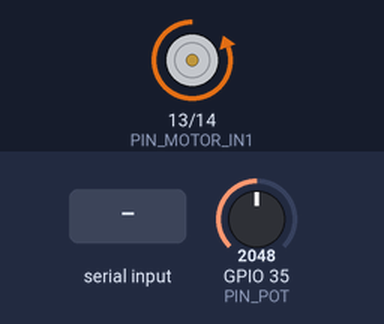
A sketch run on a simulated ESP32. Shown: motor-driver pin pairs drawn as motors (green arrow = first pin HIGH = forward, orange = second pin HIGH = backward, longer = more drive). The test bench sets the inputs (shaded band); at power-on: GPIO 35 (PIN_POT) = 2048 (analog values on the 0–4095 scale). What the sketch prints to the serial monitor is not drawn.

Above: at 1.4 s.
1.5 s: GPIO 35 (PIN_POT) set to 3856
4.5 s: GPIO 35 (PIN_POT) set to 3891
At 5.9 s:
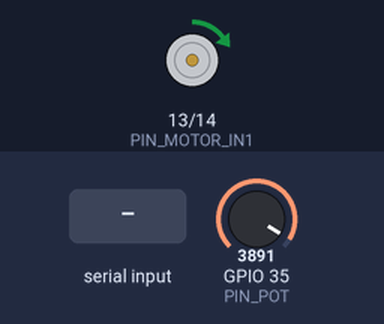
7.5 s: GPIO 35 (PIN_POT) set to 4095
10.5 s: GPIO 35 (PIN_POT) set to 260
13.5 s: "x\n" received over Serial
At 14.7 s:
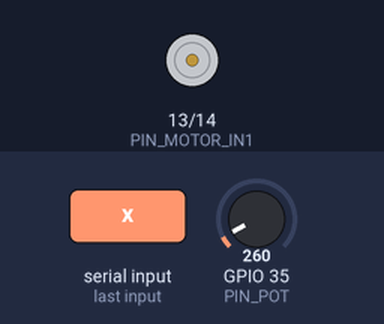
15.0 s: "r\n" received over Serial
At 18.6 s:
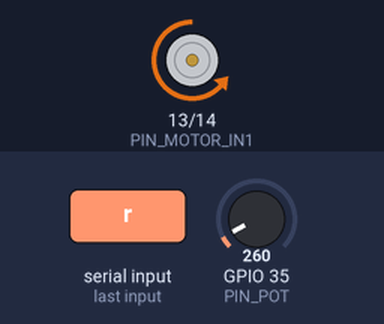
At 22.1 s:
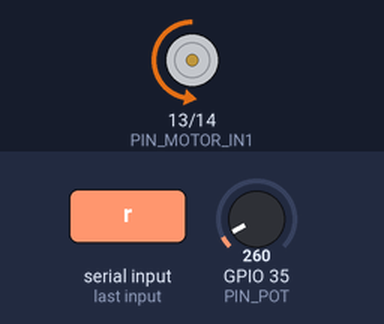
Timing chart, 0 to 34.5 s (numbered marks = the images above; inputs shaded):
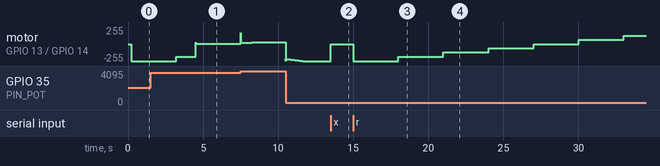

The sketch:

esp32_openloop_sysid.ino
```cpp
/*
  ESP32 Open-Loop System Identification (with PID Safety Net)
  -------------------------------------------------------------
  Purpose : Drive the DC motor OPEN LOOP with a staircase PWM profile
            (max speed -> min speed) to collect step-response data for
            system identification in MATLAB.
  Safety  : The actuator has finite mechanical travel. If the measured
            position leaves a safe band near either end stop, this sketch
            temporarily takes control away from the open-loop profile and
            runs the closed-loop PID (saturation + anti-windup, same as
            esp32_pid_position_control.ino) to pull the position back to
            a safe region. Once recovered, the open-loop profile resumes.
  Logging : Every 10 ms sample prints one row: time_ms, pwm_cmd,
            position_deg, mode. Plain tab-separated numeric rows after a
            single header line, so the Serial Monitor output can be
            copy-pasted into a .txt file and loaded in MATLAB with
            readmatrix('log.txt') (it auto-skips the text header row).

  Wiring (same as esp32_pid_position_control.ino, PWM driven directly on
  the two direction pins - sign-magnitude drive, EN tied high in hardware):
    Potentiometer wiper -> GPIO35 (ADC1_CH7)
    L293D 1A (pin 2)    -> GPIO13
    L293D 2A (pin 7)    -> GPIO14
    L293D EN            -> tied to +5V (always enabled)

  Serial commands (type in Serial Monitor, Enter to send):
    r  -> (re)start the staircase profile from the first step
    x  -> stop immediately (motor off, profile halted)
*/

#include <Arduino.h>

// ---------- Pin definitions ----------
const int PIN_POT       = 35;  // ADC input (potentiometer wiper)
const int PIN_MOTOR_IN1 = 13;  // L293D direction pin 1A (PWM)
const int PIN_MOTOR_IN2 = 14;  // L293D direction pin 2A (PWM)

// ---------- PWM (LEDC) configuration ----------
const int PWM_FREQ_HZ    = 500;
const int PWM_RESOLUTION = 8;                         // 8-bit duty
const int PWM_MAX        = (1 << PWM_RESOLUTION) - 1; // 255

// ---------- Potentiometer / mechanical calibration ----------
const int   ADC_MIN       = 0;
const int   ADC_MAX       = 4095;
const float ANGLE_MIN_DEG = 0.0f;
const float ANGLE_MAX_DEG = 300.0f;

// ---------- Safety PID gains (used only near the travel limits) ----------
float Kp = 1.0f;
float Ki = 0.1f;
float Kd = 0.1f;
const float KAW = 1.0f;

// ---------- Safety band ----------
const float SAFETY_MARGIN_DEG = 15.0f;  // engage PID within this margin of an end stop
const float SAFETY_HYST_DEG   = 5.0f;   // must recover this far past the margin to hand back control
const float LOWER_LIMIT_DEG   = ANGLE_MIN_DEG + SAFETY_MARGIN_DEG;
const float UPPER_LIMIT_DEG   = ANGLE_MAX_DEG - SAFETY_MARGIN_DEG;

// ---------- Open-loop staircase profile (system ID input) ----------
// Sequential steps from maximum forward speed to maximum reverse speed.
const int stepValues[] = {
  PWM_MAX,               // 100% forward
  (PWM_MAX * 3) / 4,     //  75% forward
  PWM_MAX / 2,           //  50% forward
  PWM_MAX / 4,           //  25% forward
  0,                     //   0%
  -(PWM_MAX / 4),        //  25% reverse
  -(PWM_MAX / 2),        //  50% reverse
  -((PWM_MAX * 3) / 4),  //  75% reverse
  -PWM_MAX               // 100% reverse
};
const int NUM_STEPS = sizeof(stepValues) / sizeof(stepValues[0]);
const uint32_t STEP_DURATION_MS = 3000; // hold each step for 3 s, tune to your dynamics

// ---------- Control loop timing ----------
const float    Ts_S  = 0.01f;                    // 10 ms sample time (100 Hz)
const uint32_t Ts_MS = (uint32_t)(Ts_S * 1000.0f);

// ---------- Modes ----------
enum ControlMode { MODE_OPEN_LOOP = 0, MODE_SAFETY = 1, MODE_STOPPED = 2 };
ControlMode mode = MODE_OPEN_LOOP;

// ---------- Open-loop profile state ----------
int      currentStep      = 0;
uint32_t stepStartMillis  = 0;

// ---------- Safety PID state ----------
float integralTerm    = 0.0f;
float prevMeasurement = 0.0f;
bool  firstSample      = true;
float safetySetpoint  = 0.0f;

uint32_t lastSampleMillis = 0;
String   serialBuffer;

// ---------- Helpers ----------
float readPositionDeg() {
  int raw = analogRead(PIN_POT);
  float deg = (float)(raw - ADC_MIN) * (ANGLE_MAX_DEG - ANGLE_MIN_DEG)
              / (float)(ADC_MAX - ADC_MIN) + ANGLE_MIN_DEG;
  return deg;
}

void setMotor(float cmd) {
  int duty = (int)fabsf(cmd);
  duty = constrain(duty, 0, PWM_MAX);

  const float DEADBAND = 0.5f;
  if (cmd > DEADBAND) {
    ledcWrite(PIN_MOTOR_IN1, 0);
    ledcWrite(PIN_MOTOR_IN2, duty);
  } else if (cmd < -DEADBAND) {
    ledcWrite(PIN_MOTOR_IN1, duty);
    ledcWrite(PIN_MOTOR_IN2, 0);
  } else {
    ledcWrite(PIN_MOTOR_IN1, 0);
    ledcWrite(PIN_MOTOR_IN2, 0);
  }
}

void restartProfile(uint32_t now) {
  currentStep     = 0;
  stepStartMillis = now;
  mode            = MODE_OPEN_LOOP;
}

void handleSerialInput(uint32_t now) {
  while (Serial.available() > 0) {
    char c = (char)Serial.read();
    if (c == '\n' || c == '\r') {
      if (serialBuffer.length() > 0) {
        char cmd = serialBuffer.charAt(0);
        if (cmd == 'r' || cmd == 'R') {
          restartProfile(now);
        } else if (cmd == 'x' || cmd == 'X') {
          mode = MODE_STOPPED;
        }
        serialBuffer = "";
      }
    } else {
      serialBuffer += c;
    }
  }
}

void setup() {
  Serial.begin(115200);
  delay(200);

  pinMode(PIN_MOTOR_IN1, OUTPUT);
  pinMode(PIN_MOTOR_IN2, OUTPUT);

  analogReadResolution(12);
  analogSetAttenuation(ADC_11db);

  ledcAttach(PIN_MOTOR_IN1, PWM_FREQ_HZ, PWM_RESOLUTION);
  ledcAttach(PIN_MOTOR_IN2, PWM_FREQ_HZ, PWM_RESOLUTION);
  setMotor(0);

  lastSampleMillis = millis();
  restartProfile(lastSampleMillis);

  Serial.println(F("# Open-loop staircase system ID with PID safety net"));
  Serial.println(F("# Commands: r = (re)start profile, x = stop"));
  Serial.println(F("# mode: 0=open-loop step, 1=safety PID, 2=stopped"));
  Serial.println(F("time_ms\tpwm_cmd\tposition_deg\tmode"));
}

void loop() {
  uint32_t now = millis();
  handleSerialInput(now);

  if (now - lastSampleMillis >= Ts_MS) {
    lastSampleMillis += Ts_MS;

    // ---- Measurement ----
    float measurement = readPositionDeg();
    if (firstSample) {
      prevMeasurement = measurement;
      firstSample = false;
    }

    bool belowLower = measurement <= LOWER_LIMIT_DEG;
    bool aboveUpper = measurement >= UPPER_LIMIT_DEG;

    // ---- Mode arbitration ----
    if (mode == MODE_OPEN_LOOP && (belowLower || aboveUpper)) {
      mode = MODE_SAFETY;
      safetySetpoint = belowLower ? (LOWER_LIMIT_DEG + SAFETY_HYST_DEG)
                                   : (UPPER_LIMIT_DEG - SAFETY_HYST_DEG);
      integralTerm = 0.0f; // fresh PID state entering safety mode
    } else if (mode == MODE_SAFETY) {
      bool recovered = (measurement > LOWER_LIMIT_DEG + SAFETY_HYST_DEG) &&
                        (measurement < UPPER_LIMIT_DEG - SAFETY_HYST_DEG);
      if (recovered) {
        mode = MODE_OPEN_LOOP;
        stepStartMillis = now; // resume the current step with a fresh timer
      }
    }

    float pwmCmd = 0.0f;

    if (mode == MODE_OPEN_LOOP) {
      // ---- Staircase system-ID profile ----
      if (currentStep < NUM_STEPS) {
        pwmCmd = (float)stepValues[currentStep];
        if (now - stepStartMillis >= STEP_DURATION_MS) {
          currentStep++;
          stepStartMillis = now;
        }
      } else {
        pwmCmd = 0.0f; // profile finished, hold at rest
      }
      prevMeasurement = measurement; // keep PID derivative state current for a clean handoff
    } else if (mode == MODE_SAFETY) {
      // ---- Closed-loop PID recovery (saturation + back-calculation anti-windup) ----
      float error = safetySetpoint - measurement;
      float pTerm = Kp * error;

      float dMeasurement = (measurement - prevMeasurement) / Ts_S;
      float dTerm = -Kd * dMeasurement;
      prevMeasurement = measurement;

      integralTerm += Ki * error * Ts_S;
      float outputUnsat = pTerm + integralTerm + dTerm;
      float outputSat = constrain(outputUnsat, -(float)PWM_MAX, (float)PWM_MAX);

      float satError = outputSat - outputUnsat;
      integralTerm += KAW * satError * Ts_S;

      pwmCmd = outputSat;
    } else { // MODE_STOPPED
      pwmCmd = 0.0f;
      prevMeasurement = measurement;
    }

    pwmCmd = constrain(pwmCmd, -(float)PWM_MAX, (float)PWM_MAX);
    setMotor(pwmCmd);

    // ---- Telemetry (pure numeric rows for MATLAB import) ----
    Serial.print(now);              Serial.print('\t');
    Serial.print(pwmCmd, 0);        Serial.print('\t');
    Serial.print(measurement, 2);   Serial.print('\t');
    Serial.println((int)mode);
  }
}
```

Measured:
- the behaviour switches between 3890 and 3891 on GPIO 35 (PIN_POT) (found by bisection; images 0 and 1)
- after the input at 4.5 s, motor on GPIO 13 (PIN_MOTOR_IN1) / GPIO 14 (PIN_MOTOR_IN2): backward 190/255 → forward 5/255 at once, → forward 6/255 1.9 s later
- after the input at 13.5 s, motor on GPIO 13 (PIN_MOTOR_IN1) / GPIO 14 (PIN_MOTOR_IN2): backward 255/255 → stopped at once
- after the input at 15.0 s, motor on GPIO 13 (PIN_MOTOR_IN1) / GPIO 14 (PIN_MOTOR_IN2): stopped → backward 255/255 at once, → backward 190/255 3.0 s later, → backward 127/255 3.0 s later, → backward 63/255 3.0 s later, … (7 changes in this stretch)
